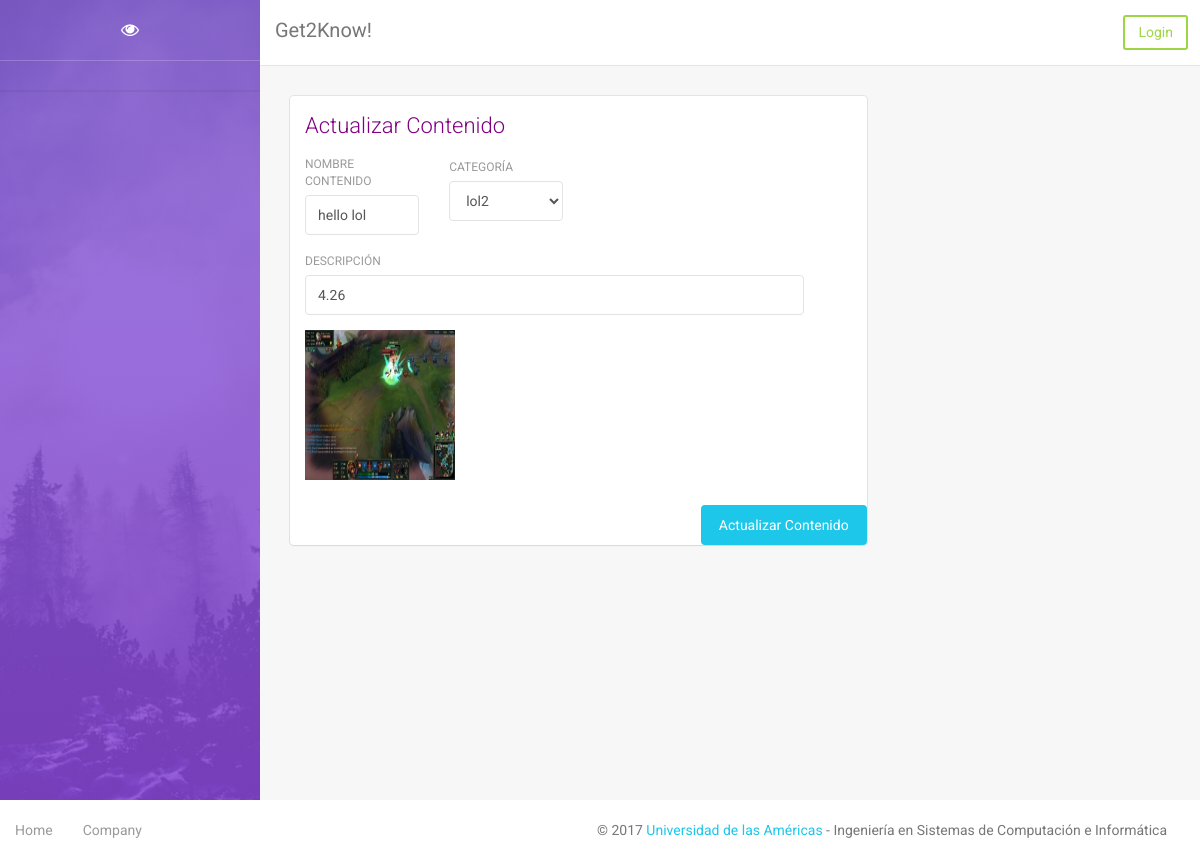
Screenshot of /content_ctrl/edit/4 with the database file from the repository.
### tables this page shows
CREATE TABLE `tblcontenido` (
  `idcontent` int(11) NOT NULL,
  `idusuario` int(11) NOT NULL,
  `idcategoria` int(11) NOT NULL,
  `nombreCont` varchar(150) NOT NULL,
  `fechaCont` datetime NOT NULL DEFAULT '0000-00-00 00:00:00',
  `fechaCambio` datetime DEFAULT NULL ON UPDATE CURRENT_TIMESTAMP,
  `descripCont` varchar(200) NOT NULL,
  `Calificación` float NOT NULL DEFAULT '0',
  `Cont` blob NOT NULL
);

### application/controllers/content_ctrl.php (called while the page is built, shortened)
<?php
class content_ctrl extends CI_Controller {
	function __construct(){
		$this->load->helper(array('form', 'url'));
		$this->load->model('content_model');
		$this->load->model('pregunta_model');
		$this->load->model('calificacion_model');
	}
    public function edit(){
    	$data['id'] = $this->uri->segment(3);
		$data['Conte'] = $this->content_model->obtenerContUpdate($data['id']);
		$this->load->model('categoria_model', 'c');
		$this->load->view('Vista/UpdateContenido_view', $data);
    }
}

### index.php (called while the page is built, shortened)
<?php
require_once BASEPATH.'core/CodeIgniter.php';

### application/models/content_model.php (called while the page is built, shortened)
<?php
class content_model extends CI_Model{
	function obtenerContUpdate($idCont){
		$query = $this->db->get_where('tblcontenido',
		array('idcontent' => $idCont));
		if($query->num_rows() > 0) return $query;
		else return false;
	}
}

### application/models/categoria_model.php (called while the page is built, shortened)
<?php
class categoria_model extends CI_Model{
	function obtenerCategoriaParaDropdownM(){
		$query = $this->db->get('tblcategoria');
		if($query->num_rows() > 0) return $query->result();
		else return false;
	}
}
?>

### application/views/Vista/UpdateContenido_view.php (the view, shortened to what this page needs)
<!doctype html>
	<html lang="en">
	<head>
			<link rel="stylesheet" href="http://localhost/Proyecto/assets/css/bootstrap.min.css"); />
			<link rel="stylesheet" href="http://localhost/Proyecto/assets/css/animate.min.css"); />
			<link rel="stylesheet" href="http://localhost/Proyecto/assets/css/light-bootstrap-dashboard.css"); />
			<link rel="stylesheet" href="http://localhost/Proyecto/assets/css/demo.css"); />
	    <link href="http://maxcdn.bootstrapcdn.com/font-awesome/4.2.0/css/font-awesome.min.css" rel="stylesheet">
			<link rel="stylesheet" href="http://localhost/Proyecto/assets/css/pe-icon-7-stroke.css"); />
	</head>
	<body>
	<div class="wrapper">
	    <div class="sidebar" data-color="purple" data-image="http://localhost/Proyecto/assets/img/sidebar-5.jpg">
	    	<div class="sidebar-wrapper">
	            <div class="logo">
	                <a href="http://localhost/Proyecto/content_ctrl/MostrarContenido" class="simple-text">
	                    <i class="fa fa-eye"></i>
	                </a>
	            </div>
	    	</div>
	    </div>
	    <div class="main-panel">
	        <nav class="navbar navbar-default navbar-fixed">
	            <div class="container-fluid">
	                <div class="navbar-header">
	                    <a class="navbar-brand" href="http://localhost/Proyecto/content_ctrl/MostrarContenido">Get2Know!</a>
	                </div>
	                <div class="collapse navbar-collapse">
										<ul class="nav navbar-nav navbar-right">
											<?php
													if($this->session->userdata('is_logged_in'))
													{ ?>
														<li class="dropdown">
		                              <a href="#" class="dropdown-toggle" data-toggle="dropdown">
		                                    Pregunta
		                                    <b class="caret"></b>
		                              </a>
		                              <ul class="dropdown-menu">
		                                <li><a href="http://localhost/Proyecto/pregunta_ctrl/">Crear</a></li>
																		<li><a href="http://localhost/Proyecto/pregunta_ctrl/obtenerPreguntaC">Ver</a></li>
		                              </ul>
		                        </li>
													<li class="dropdown">
	                              <a href="#" class="dropdown-toggle" data-toggle="dropdown">
	                                    Categoría
	                                    <b class="caret"></b>
	                              </a>
	                              <ul class="dropdown-menu">
	                                <li><a href="http://localhost/Proyecto/categoria_ctrl/">Crear</a></li>
																	<li><a href="http://localhost/Proyecto/categoria_ctrl/obtenerCategoriaC">Ver</a></li>
	                              </ul>
	                        </li>
	                        <li class="dropdown">
	                              <a href="#" class="dropdown-toggle" data-toggle="dropdown">
	                                    Mi Arte
	                                    <b class="caret"></b>
	                              </a>
	                              <ul class="dropdown-menu">
	                                <li><a href="http://localhost/Proyecto/content_ctrl/MostrarMiContenido">Ver Mis Artes</a></li>
	                                <li><a href="http://localhost/Proyecto/content_ctrl/">Agregar Nueva Arte</a></li>
	                              </ul>
	                        </li>
	                        <li>
																	<?php echo form_open_multipart('/Login_ctrl/logout');?>
																    	<?= form_submit('','Log Out',"class='btn btn-outline btn-link btn-sm'")?>
																		<?= form_close() ?>
	                        </li>
											<?php } else { ?>
												<li>
																<?php echo form_open_multipart('/Login_ctrl');?>
																		<?= form_submit('','Login',"class='btn btn-lg btn-success btn-block btn-sm'")?>
																	<?= form_close() ?>
												</li>
												<?php } ?>
										</ul>
	                </div>
	            </div>
	        </nav>
	        <div class="content">
							<?php echo form_open_multipart('/content_ctrl/do_edit2');?>
	            <div class="container-fluid">
		                <div class="row">
		                    <div class="col-md-8">
		                        <div class="card">
		                            <div class="header">
		                                <h4 class="title" style="color:purple">Actualizar Contenido</h4>
		                            </div>
		                            <div class="content">
		                                <form>
		                                    <div class="row">
																						<div class="col-md-3">
																								<div class="form-group">
																									<label>Nombre Contenido</label>
																									<?= form_input(array('name' => 'nombreCont','class' => 'form-control'	 , 'value' => $Conte->result()[0]->nombreCont,'placeholder' => 'nombre Contenido')) ?>
																								</div>
																						</div>
		                                        <div class="col-md-3">
		                                            <div class="form-group">
																									<label>Categoría</label>
																									<select class="form-control" name="idcategoria">
																										<?php foreach ($this->c->obtenerCategoriaParaDropdownM() as $categories): ?>
																											<?php if ($categories->idCategoria == $Conte->result()[0]->idcategoria): ?>
																												<option value=".<?php echo $categories->idCategoria ?>." selected="selected"><?php echo $categories->NomCategoria ?></option>
																											<?php else: ?>
																													<option value=".<?php echo $categories->idCategoria ?>."> <?php echo $categories->NomCategoria ?> </option>
																											<?php endif; ?>
																										<?php endforeach; ?>
																									</select>
		                                            </div>
		                                        </div>
		                                        <div class="col-md-11">
		                                            <div class="form-group">
																									<label>Descripción</label>
																										<?= form_input(array('name' => 'descripCont','class' => 'form-control', 'value' => $Conte->result()[0]->descripCont,'placeholder' => 'Descripcion')) ?>
		                                            </div>
		                                        </div>
																						<div class="col-md-5">
																								<div class="form-group">
																											<img style="width: 150px;height: 150px;" src="<?php echo base_url('file/'.$Conte->result()[0]->Cont) ?>">
																								</div>
																						</div>
		                                    </div>
		                                    </div>
																				<?= form_submit('','Actualizar Contenido',"class='btn btn-info btn-fill pull-right'")?>
		                                    <div class="clearfix"></div>
		                                </form>
		                            </div>
		                        </div>
		                    </div>
	        <footer class="footer">
	            <div class="container-fluid">
	                <nav class="pull-left">
	                    <ul>
	                        <li>
	                            <a href="http://localhost/Proyecto/content_ctrl/MostrarContenido">
	                                Home
	                            </a>
	                        </li>
	                        <li>
	                            <a href="http://www.udla.edu.ec">
	                                Company
	                            </a>
	                        </li>
	                    </ul>
	                </nav>
	                <p class="copyright pull-right">
	                    &copy; 2017 <a href="http://www.udla.edu.ec">Universidad de las Américas</a> - Ingeniería en Sistemas de Computación e Informática
	                </p>
	            </div>
	        </footer>
	</body>
	</html>

### rows the page displays
tblcontenido: nombreCont "hello lol", descripCont "4.26", Cont (picture)

### other values shown
form field idcategoria "lol2"
